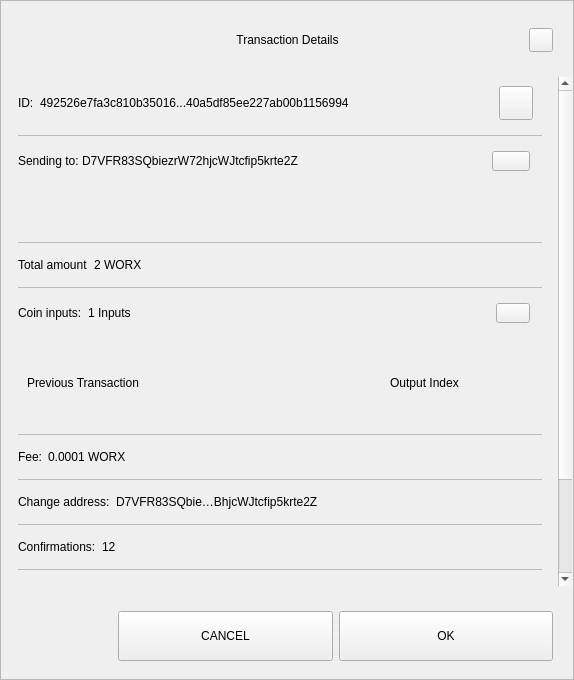
<?xml version="1.0" encoding="UTF-8"?>
<ui version="4.0">
 <class>TxDetailDialog</class>
 <widget class="QWidget" name="TxDetailDialog">
  <property name="geometry">
   <rect>
    <x>0</x>
    <y>0</y>
    <width>574</width>
    <height>680</height>
   </rect>
  </property>
  <property name="minimumSize">
   <size>
    <width>574</width>
    <height>500</height>
   </size>
  </property>
  <property name="windowTitle">
   <string>Form</string>
  </property>
  <property name="styleSheet">
   <string notr="true"/>
  </property>
  <layout class="QVBoxLayout" name="verticalLayout_3">
   <property name="spacing">
    <number>0</number>
   </property>
   <property name="leftMargin">
    <number>0</number>
   </property>
   <property name="topMargin">
    <number>0</number>
   </property>
   <property name="rightMargin">
    <number>0</number>
   </property>
   <property name="bottomMargin">
    <number>0</number>
   </property>
   <item>
    <widget class="QFrame" name="frame">
     <property name="styleSheet">
      <string notr="true"/>
     </property>
     <property name="frameShape">
      <enum>QFrame::StyledPanel</enum>
     </property>
     <property name="frameShadow">
      <enum>QFrame::Raised</enum>
     </property>
     <layout class="QVBoxLayout" name="verticalLayout">
      <property name="leftMargin">
       <number>0</number>
      </property>
      <property name="rightMargin">
       <number>0</number>
      </property>
      <item>
       <layout class="QHBoxLayout" name="horizontalLayout_3">
        <property name="spacing">
         <number>0</number>
        </property>
        <property name="leftMargin">
         <number>20</number>
        </property>
        <property name="topMargin">
         <number>10</number>
        </property>
        <property name="rightMargin">
         <number>20</number>
        </property>
        <item>
         <spacer name="horizontalSpacer_1">
          <property name="orientation">
           <enum>Qt::Horizontal</enum>
          </property>
          <property name="sizeHint" stdset="0">
           <size>
            <width>40</width>
            <height>20</height>
           </size>
          </property>
         </spacer>
        </item>
        <item>
         <widget class="QLabel" name="labelTitle">
          <property name="minimumSize">
           <size>
            <width>0</width>
            <height>40</height>
           </size>
          </property>
          <property name="maximumSize">
           <size>
            <width>16777215</width>
            <height>40</height>
           </size>
          </property>
          <property name="styleSheet">
           <string notr="true">padding-left:24px;</string>
          </property>
          <property name="text">
           <string>Transaction Details</string>
          </property>
          <property name="alignment">
           <set>Qt::AlignCenter</set>
          </property>
          <property name="margin">
           <number>7</number>
          </property>
         </widget>
        </item>
        <item>
         <spacer name="horizontalSpacer_2">
          <property name="orientation">
           <enum>Qt::Horizontal</enum>
          </property>
          <property name="sizeHint" stdset="0">
           <size>
            <width>40</width>
            <height>20</height>
           </size>
          </property>
         </spacer>
        </item>
        <item>
         <widget class="QPushButton" name="btnEsc">
          <property name="minimumSize">
           <size>
            <width>24</width>
            <height>24</height>
           </size>
          </property>
          <property name="maximumSize">
           <size>
            <width>24</width>
            <height>24</height>
           </size>
          </property>
          <property name="text">
           <string/>
          </property>
         </widget>
        </item>
       </layout>
      </item>
      <item>
       <spacer name="verticalSpacer">
        <property name="orientation">
         <enum>Qt::Vertical</enum>
        </property>
        <property name="sizeType">
         <enum>QSizePolicy::Fixed</enum>
        </property>
        <property name="sizeHint" stdset="0">
         <size>
          <width>20</width>
          <height>10</height>
         </size>
        </property>
       </spacer>
      </item>
      <item>
       <widget class="QWidget" name="layoutScroll" native="true">
        <property name="minimumSize">
         <size>
          <width>0</width>
          <height>0</height>
         </size>
        </property>
        <layout class="QVBoxLayout" name="verticalLayout_4">
         <property name="leftMargin">
          <number>0</number>
         </property>
         <property name="topMargin">
          <number>0</number>
         </property>
         <property name="rightMargin">
          <number>0</number>
         </property>
         <item>
          <widget class="QScrollArea" name="scrollArea">
           <property name="styleSheet">
            <string notr="true">#scrollArea {
background:transparent;
}</string>
           </property>
           <property name="horizontalScrollBarPolicy">
            <enum>Qt::ScrollBarAlwaysOff</enum>
           </property>
           <property name="sizeAdjustPolicy">
            <enum>QAbstractScrollArea::AdjustIgnored</enum>
           </property>
           <property name="widgetResizable">
            <bool>true</bool>
           </property>
           <property name="alignment">
            <set>Qt::AlignLeading|Qt::AlignLeft|Qt::AlignTop</set>
           </property>
           <widget class="QWidget" name="scrollAreaWidgetContents">
            <property name="geometry">
             <rect>
              <x>0</x>
              <y>0</y>
              <width>556</width>
              <height>650</height>
             </rect>
            </property>
            <property name="autoFillBackground">
             <bool>false</bool>
            </property>
            <property name="styleSheet">
             <string notr="true">#scrollAreaWidgetContents {
background:transparent;
}</string>
            </property>
            <layout class="QVBoxLayout" name="verticalLayout_7">
             <property name="spacing">
              <number>0</number>
             </property>
             <property name="sizeConstraint">
              <enum>QLayout::SetDefaultConstraint</enum>
             </property>
             <property name="leftMargin">
              <number>0</number>
             </property>
             <property name="topMargin">
              <number>0</number>
             </property>
             <property name="rightMargin">
              <number>0</number>
             </property>
             <property name="bottomMargin">
              <number>0</number>
             </property>
             <item>
              <widget class="QWidget" name="content" native="true">
               <layout class="QVBoxLayout" name="verticalLayout_2">
                <property name="leftMargin">
                 <number>16</number>
                </property>
                <property name="topMargin">
                 <number>0</number>
                </property>
                <property name="rightMargin">
                 <number>16</number>
                </property>
                <item>
                 <widget class="QWidget" name="contentID" native="true">
                  <layout class="QHBoxLayout" name="horizontalLayout_12" stretch="0,1,0">
                   <property name="leftMargin">
                    <number>0</number>
                   </property>
                   <item>
                    <widget class="QLabel" name="labelId">
                     <property name="maximumSize">
                      <size>
                       <width>16777215</width>
                       <height>16777215</height>
                      </size>
                     </property>
                     <property name="text">
                      <string>ID:</string>
                     </property>
                    </widget>
                   </item>
                   <item>
                    <widget class="QLabel" name="textId">
                     <property name="text">
                      <string>492526e7fa3c810b35016...40a5df85ee227ab00b1156994</string>
                     </property>
                    </widget>
                   </item>
                   <item>
                    <widget class="QPushButton" name="pushCopy">
                     <property name="minimumSize">
                      <size>
                       <width>34</width>
                       <height>34</height>
                      </size>
                     </property>
                     <property name="maximumSize">
                      <size>
                       <width>34</width>
                       <height>34</height>
                      </size>
                     </property>
                     <property name="text">
                      <string/>
                     </property>
                     <property name="iconSize">
                      <size>
                       <width>24</width>
                       <height>24</height>
                      </size>
                     </property>
                    </widget>
                   </item>
                  </layout>
                 </widget>
                </item>
                <item>
                 <widget class="QLabel" name="labelDivider9">
                  <property name="maximumSize">
                   <size>
                    <width>16777215</width>
                    <height>1</height>
                   </size>
                  </property>
                  <property name="styleSheet">
                   <string notr="true">background-color:#bababa;</string>
                  </property>
                  <property name="text">
                   <string/>
                  </property>
                 </widget>
                </item>
                <item>
                 <widget class="QWidget" name="contentOutputs" native="true">
                  <layout class="QHBoxLayout" name="horizontalLayout_11" stretch="0,3,0">
                   <property name="spacing">
                    <number>0</number>
                   </property>
                   <property name="leftMargin">
                    <number>0</number>
                   </property>
                   <property name="rightMargin">
                    <number>12</number>
                   </property>
                   <item>
                    <widget class="QLabel" name="labelSend">
                     <property name="maximumSize">
                      <size>
                       <width>16777215</width>
                       <height>16777215</height>
                      </size>
                     </property>
                     <property name="text">
                      <string>Sending to: </string>
                     </property>
                    </widget>
                   </item>
                   <item>
                    <widget class="QLabel" name="textSend">
                     <property name="text">
                      <string>D7VFR83SQbiezrW72hjcWJtcfip5krte2Z </string>
                     </property>
                    </widget>
                   </item>
                   <item>
                    <widget class="QPushButton" name="pushOutputs">
                     <property name="minimumSize">
                      <size>
                       <width>34</width>
                       <height>20</height>
                      </size>
                     </property>
                     <property name="maximumSize">
                      <size>
                       <width>38</width>
                       <height>20</height>
                      </size>
                     </property>
                     <property name="styleSheet">
                      <string notr="true"/>
                     </property>
                     <property name="text">
                      <string/>
                     </property>
                    </widget>
                   </item>
                  </layout>
                 </widget>
                </item>
                <item>
                 <widget class="QScrollArea" name="outputsScrollArea">
                  <property name="minimumSize">
                   <size>
                    <width>0</width>
                    <height>50</height>
                   </size>
                  </property>
                  <property name="styleSheet">
                   <string notr="true">#outputsScrollArea {
background:transparent;
}</string>
                  </property>
                  <property name="widgetResizable">
                   <bool>true</bool>
                  </property>
                  <widget class="QWidget" name="container_outputs_base">
                   <property name="geometry">
                    <rect>
                     <x>0</x>
                     <y>0</y>
                     <width>522</width>
                     <height>48</height>
                    </rect>
                   </property>
                   <property name="styleSheet">
                    <string notr="true">#container_outputs_base {
background:transparent;
}</string>
                   </property>
                  </widget>
                 </widget>
                </item>
                <item>
                 <widget class="QLabel" name="labelDivider8">
                  <property name="maximumSize">
                   <size>
                    <width>16777215</width>
                    <height>1</height>
                   </size>
                  </property>
                  <property name="styleSheet">
                   <string notr="true">background-color:#bababa;</string>
                  </property>
                  <property name="text">
                   <string/>
                  </property>
                 </widget>
                </item>
                <item>
                 <widget class="QWidget" name="contentAmount" native="true">
                  <layout class="QHBoxLayout" name="horizontalLayout_4" stretch="0,1">
                   <property name="leftMargin">
                    <number>0</number>
                   </property>
                   <item>
                    <widget class="QLabel" name="labelAmount">
                     <property name="maximumSize">
                      <size>
                       <width>16777215</width>
                       <height>16777215</height>
                      </size>
                     </property>
                     <property name="text">
                      <string>Total amount</string>
                     </property>
                    </widget>
                   </item>
                   <item>
                    <widget class="QLabel" name="textAmount">
                     <property name="text">
                      <string>2 WORX</string>
                     </property>
                    </widget>
                   </item>
                  </layout>
                 </widget>
                </item>
                <item>
                 <widget class="QLabel" name="labelDivider6">
                  <property name="maximumSize">
                   <size>
                    <width>16777215</width>
                    <height>1</height>
                   </size>
                  </property>
                  <property name="styleSheet">
                   <string notr="true">background-color:#bababa;</string>
                  </property>
                  <property name="text">
                   <string/>
                  </property>
                 </widget>
                </item>
                <item>
                 <widget class="QWidget" name="contentInputs" native="true">
                  <layout class="QHBoxLayout" name="horizontalLayout" stretch="0,2,0">
                   <property name="leftMargin">
                    <number>0</number>
                   </property>
                   <property name="rightMargin">
                    <number>12</number>
                   </property>
                   <item>
                    <widget class="QLabel" name="labelInputs">
                     <property name="sizePolicy">
                      <sizepolicy hsizetype="Minimum" vsizetype="Preferred">
                       <horstretch>0</horstretch>
                       <verstretch>0</verstretch>
                      </sizepolicy>
                     </property>
                     <property name="maximumSize">
                      <size>
                       <width>16777215</width>
                       <height>16777215</height>
                      </size>
                     </property>
                     <property name="text">
                      <string>Coin inputs:</string>
                     </property>
                    </widget>
                   </item>
                   <item>
                    <widget class="QLabel" name="textInputs">
                     <property name="text">
                      <string>1 Inputs</string>
                     </property>
                    </widget>
                   </item>
                   <item>
                    <widget class="QPushButton" name="pushInputs">
                     <property name="maximumSize">
                      <size>
                       <width>34</width>
                       <height>20</height>
                      </size>
                     </property>
                     <property name="styleSheet">
                      <string notr="true"/>
                     </property>
                     <property name="text">
                      <string/>
                     </property>
                    </widget>
                   </item>
                  </layout>
                 </widget>
                </item>
                <item>
                 <widget class="QFrame" name="gridInputs">
                  <property name="sizePolicy">
                   <sizepolicy hsizetype="Preferred" vsizetype="MinimumExpanding">
                    <horstretch>0</horstretch>
                    <verstretch>0</verstretch>
                   </sizepolicy>
                  </property>
                  <property name="minimumSize">
                   <size>
                    <width>0</width>
                    <height>90</height>
                   </size>
                  </property>
                  <layout class="QGridLayout" name="gridLayoutInput" columnstretch="5,2" rowminimumheight="0">
                   <property name="sizeConstraint">
                    <enum>QLayout::SetMaximumSize</enum>
                   </property>
                   <property name="verticalSpacing">
                    <number>0</number>
                   </property>
                   <item row="0" column="0" alignment="Qt::AlignLeft">
                    <widget class="QLabel" name="labelTitlePrevTx">
                     <property name="text">
                      <string>Previous Transaction</string>
                     </property>
                    </widget>
                   </item>
                   <item row="0" column="1" alignment="Qt::AlignLeft">
                    <widget class="QLabel" name="labelOutputIndex">
                     <property name="text">
                      <string>Output Index</string>
                     </property>
                     <property name="alignment">
                      <set>Qt::AlignCenter</set>
                     </property>
                    </widget>
                   </item>
                  </layout>
                 </widget>
                </item>
                <item>
                 <widget class="QLabel" name="labelDivider1">
                  <property name="maximumSize">
                   <size>
                    <width>16777215</width>
                    <height>1</height>
                   </size>
                  </property>
                  <property name="styleSheet">
                   <string notr="true">background-color:#bababa;</string>
                  </property>
                  <property name="text">
                   <string/>
                  </property>
                 </widget>
                </item>
                <item>
                 <widget class="QWidget" name="contentFee" native="true">
                  <layout class="QHBoxLayout" name="horizontalLayout_7" stretch="0,1">
                   <property name="leftMargin">
                    <number>0</number>
                   </property>
                   <item>
                    <widget class="QLabel" name="labelFee">
                     <property name="maximumSize">
                      <size>
                       <width>16777215</width>
                       <height>16777215</height>
                      </size>
                     </property>
                     <property name="text">
                      <string>Fee:</string>
                     </property>
                    </widget>
                   </item>
                   <item>
                    <widget class="QLabel" name="textFee">
                     <property name="text">
                      <string>0.0001 WORX</string>
                     </property>
                    </widget>
                   </item>
                  </layout>
                 </widget>
                </item>
                <item>
                 <widget class="QLabel" name="labelDivider2">
                  <property name="maximumSize">
                   <size>
                    <width>16777215</width>
                    <height>1</height>
                   </size>
                  </property>
                  <property name="styleSheet">
                   <string notr="true">background-color:#bababa;</string>
                  </property>
                  <property name="text">
                   <string/>
                  </property>
                 </widget>
                </item>
                <item>
                 <widget class="QWidget" name="contentChangeAddress" native="true">
                  <layout class="QHBoxLayout" name="horizontalLayout_6" stretch="0,1">
                   <property name="leftMargin">
                    <number>0</number>
                   </property>
                   <item>
                    <widget class="QLabel" name="labelChange">
                     <property name="maximumSize">
                      <size>
                       <width>16777215</width>
                       <height>16777215</height>
                      </size>
                     </property>
                     <property name="text">
                      <string>Change address:</string>
                     </property>
                    </widget>
                   </item>
                   <item>
                    <widget class="QLabel" name="textChange">
                     <property name="text">
                      <string>D7VFR83SQbie…BhjcWJtcfip5krte2Z </string>
                     </property>
                    </widget>
                   </item>
                  </layout>
                 </widget>
                </item>
                <item>
                 <widget class="QLabel" name="labelDivider4">
                  <property name="maximumSize">
                   <size>
                    <width>16777215</width>
                    <height>1</height>
                   </size>
                  </property>
                  <property name="styleSheet">
                   <string notr="true">background-color:#bababa;</string>
                  </property>
                  <property name="text">
                   <string/>
                  </property>
                 </widget>
                </item>
                <item>
                 <widget class="QWidget" name="contentConfirmations" native="true">
                  <layout class="QHBoxLayout" name="horizontalLayout_8" stretch="0,1">
                   <property name="leftMargin">
                    <number>0</number>
                   </property>
                   <item>
                    <widget class="QLabel" name="labelConfirmations">
                     <property name="maximumSize">
                      <size>
                       <width>16777215</width>
                       <height>16777215</height>
                      </size>
                     </property>
                     <property name="text">
                      <string>Confirmations:</string>
                     </property>
                    </widget>
                   </item>
                   <item>
                    <widget class="QLabel" name="textConfirmations">
                     <property name="text">
                      <string>12</string>
                     </property>
                    </widget>
                   </item>
                  </layout>
                 </widget>
                </item>
                <item>
                 <widget class="QLabel" name="labelDivider7">
                  <property name="maximumSize">
                   <size>
                    <width>16777215</width>
                    <height>1</height>
                   </size>
                  </property>
                  <property name="styleSheet">
                   <string notr="true">background-color:#bababa;</string>
                  </property>
                  <property name="text">
                   <string/>
                  </property>
                 </widget>
                </item>
                <item>
                 <widget class="QWidget" name="contentSize" native="true">
                  <layout class="QHBoxLayout" name="horizontalLayout_9" stretch="0,1">
                   <property name="leftMargin">
                    <number>0</number>
                   </property>
                   <item>
                    <widget class="QLabel" name="labelSize">
                     <property name="maximumSize">
                      <size>
                       <width>16777215</width>
                       <height>16777215</height>
                      </size>
                     </property>
                     <property name="text">
                      <string>Size:</string>
                     </property>
                    </widget>
                   </item>
                   <item>
                    <widget class="QLabel" name="textSize">
                     <property name="text">
                      <string>2 kB</string>
                     </property>
                    </widget>
                   </item>
                  </layout>
                 </widget>
                </item>
                <item>
                 <widget class="QLabel" name="labelDivider3">
                  <property name="maximumSize">
                   <size>
                    <width>16777215</width>
                    <height>1</height>
                   </size>
                  </property>
                  <property name="styleSheet">
                   <string notr="true">background-color:#bababa;</string>
                  </property>
                  <property name="text">
                   <string/>
                  </property>
                 </widget>
                </item>
                <item>
                 <widget class="QWidget" name="contentDate" native="true">
                  <layout class="QHBoxLayout" name="horizontalLayout_5" stretch="0,1">
                   <property name="leftMargin">
                    <number>0</number>
                   </property>
                   <item>
                    <widget class="QLabel" name="labelDate">
                     <property name="maximumSize">
                      <size>
                       <width>16777215</width>
                       <height>16777215</height>
                      </size>
                     </property>
                     <property name="text">
                      <string>Date:</string>
                     </property>
                    </widget>
                   </item>
                   <item>
                    <widget class="QLabel" name="textDate">
                     <property name="text">
                      <string>May 25, 2017</string>
                     </property>
                    </widget>
                   </item>
                  </layout>
                 </widget>
                </item>
                <item>
                 <widget class="QLabel" name="labelDivider5">
                  <property name="maximumSize">
                   <size>
                    <width>16777215</width>
                    <height>1</height>
                   </size>
                  </property>
                  <property name="styleSheet">
                   <string notr="true">background-color:#bababa;</string>
                  </property>
                  <property name="text">
                   <string/>
                  </property>
                 </widget>
                </item>
                <item>
                 <widget class="QWidget" name="contentStatus" native="true">
                  <layout class="QHBoxLayout" name="horizontalLayout_10" stretch="0,1">
                   <property name="leftMargin">
                    <number>0</number>
                   </property>
                   <item>
                    <widget class="QLabel" name="labelStatus">
                     <property name="maximumSize">
                      <size>
                       <width>16777215</width>
                       <height>16777215</height>
                      </size>
                     </property>
                     <property name="text">
                      <string>Status:</string>
                     </property>
                    </widget>
                   </item>
                   <item>
                    <widget class="QLabel" name="textStatus">
                     <property name="text">
                      <string>Spendable</string>
                     </property>
                    </widget>
                   </item>
                  </layout>
                 </widget>
                </item>
                <item>
                 <spacer name="verticalSpacer_2">
                  <property name="orientation">
                   <enum>Qt::Vertical</enum>
                  </property>
                  <property name="sizeType">
                   <enum>QSizePolicy::Expanding</enum>
                  </property>
                  <property name="sizeHint" stdset="0">
                   <size>
                    <width>20</width>
                    <height>10</height>
                   </size>
                  </property>
                 </spacer>
                </item>
               </layout>
              </widget>
             </item>
            </layout>
           </widget>
          </widget>
         </item>
        </layout>
       </widget>
      </item>
      <item>
       <widget class="QWidget" name="containerButtons" native="true">
        <layout class="QHBoxLayout" name="horizontalLayout1" stretch="1,2,2">
         <property name="leftMargin">
          <number>10</number>
         </property>
         <property name="rightMargin">
          <number>20</number>
         </property>
         <item>
          <spacer name="horizontalSpacer_3">
           <property name="orientation">
            <enum>Qt::Horizontal</enum>
           </property>
           <property name="sizeHint" stdset="0">
            <size>
             <width>40</width>
             <height>20</height>
            </size>
           </property>
          </spacer>
         </item>
         <item>
          <widget class="QPushButton" name="btnCancel">
           <property name="minimumSize">
            <size>
             <width>200</width>
             <height>50</height>
            </size>
           </property>
           <property name="text">
            <string>CANCEL</string>
           </property>
          </widget>
         </item>
         <item>
          <widget class="QPushButton" name="btnSave">
           <property name="minimumSize">
            <size>
             <width>200</width>
             <height>50</height>
            </size>
           </property>
           <property name="text">
            <string>OK</string>
           </property>
          </widget>
         </item>
        </layout>
       </widget>
      </item>
     </layout>
    </widget>
   </item>
  </layout>
 </widget>
 <resources/>
 <connections/>
</ui>
